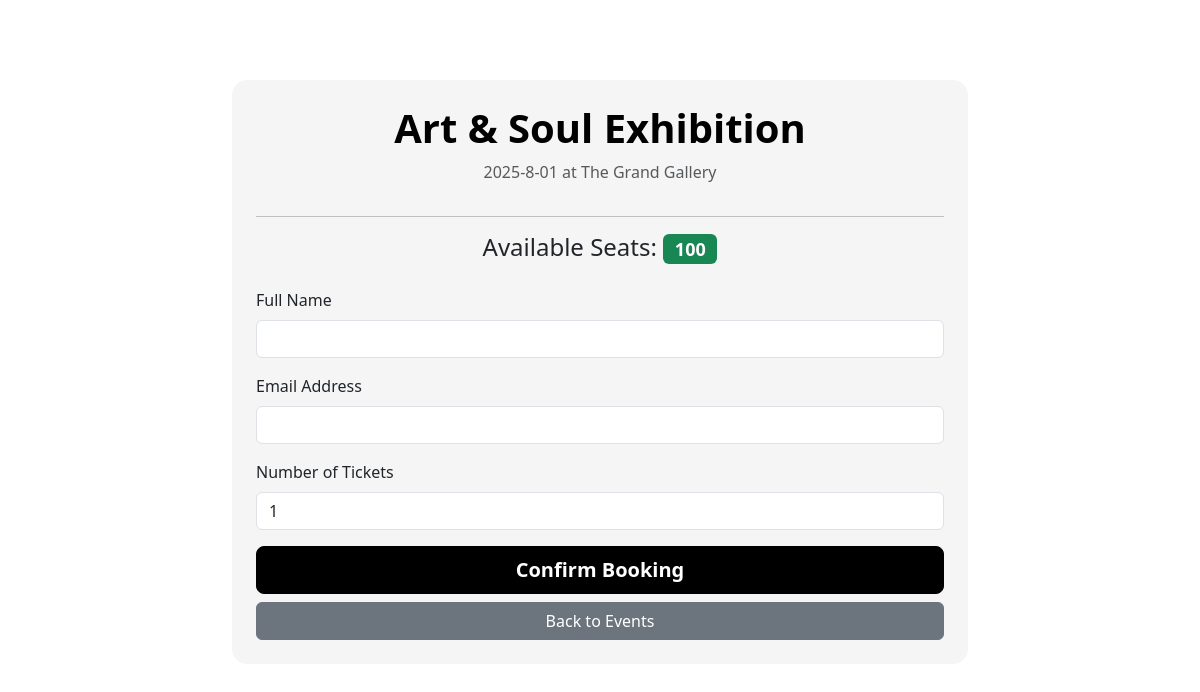
/event/3, run on the app's committed database.
### tables this page shows
CREATE TABLE events (
    id INTEGER PRIMARY KEY AUTOINCREMENT,
    name TEXT NOT NULL,
    date TEXT NOT NULL,
    location TEXT NOT NULL,
    total_seats INTEGER NOT NULL,
    booked_seats INTEGER NOT NULL DEFAULT 0,
    image_url TEXT
);

### app.py (the view)
@app.route('/event/<int:event_id>')
def event(event_id):
    db = get_db()
    cursor = db.cursor()
    cursor.execute("SELECT *, (total_seats - booked_seats) as available_seats FROM events WHERE id = ?", (event_id,))
    event_details = cursor.fetchone()
    if event_details is None or event_details['available_seats'] <= 0:
        return redirect(url_for('index'))
    return render_template('booking.html', event=event_details)

### app.py (called while the page is built)
def get_db():
    db = getattr(g, '_database', None)
    if db is None:
        db = g._database = sqlite3.connect(DATABASE)
        db.row_factory = sqlite3.Row
    return db

@app.teardown_appcontext
def close_connection(exception):
    db = getattr(g, '_database', None)
    if db is not None:
        db.close()

### templates/booking.html (shortened to what this page needs)
<!DOCTYPE html>
<html lang="en">
<head>
    <link href="https://cdn.jsdelivr.net/npm/bootstrap@5.3.2/dist/css/bootstrap.min.css" rel="stylesheet">
    <link rel="stylesheet" href="{{ url_for('static', filename='css/style.css') }}">
</head>
<body>
    <div class="container mt-5">
        <div class="row justify-content-center">
            <div class="col-lg-8 col-md-10">
                <div class="card event-card p-4">
                    <h1 class="card-title text-center">{{ event.name }}</h1>
                    <p class="text-center text-muted">{{ event.date }} at {{ event.location }}</p>
                    <hr>
                    <h4 class="text-center mb-4">Available Seats: <span class="badge bg-success">{{ event.available_seats }}</span></h4>
                    <form action="{{ url_for('book_ticket') }}" method="POST">
                        <div class="mb-3">
                            <label for="user_name" class="form-label">Full Name</label>
                            <input type="text" class="form-control" id="user_name" name="user_name" required>
                        </div>
                        <div class="mb-3">
                            <label for="user_email" class="form-label">Email Address</label>
                            <input type="email" class="form-control" id="user_email" name="user_email" required>
                        </div>
                        <div class="mb-3">
                            <label for="num_tickets" class="form-label">Number of Tickets</label>
                            <input type="number" class="form-control" id="num_tickets" name="num_tickets" min="1" max="{{ event.available_seats }}" value="1" required>
                        </div>
                        <div class="d-grid gap-2">
                            <button type="submit" class="btn btn-primary btn-lg">Confirm Booking</button>
                            <a href="{{ url_for('index') }}" class="btn btn-secondary">Back to Events</a>
                        </div>
                    </form>
                </div>
            </div>
        </div>
    </div>
</body>
</html>

### static/css/style.css (style rules this page uses)
body { background-image: url('/static/images/bg2.png.jpg'); background-size: cover; background-repeat: no-repeat; background-attachment: fixed; background-position: center center; font-family: 'Segoe UI', Tahoma, Geneva, Verdana, sans-serif; color: #fff; }
.container { padding-top: 2rem; padding-bottom: 2rem; }
.event-card { transition: transform 0.3s ease-in-out, box-shadow 0.3s ease-in-out; border: none; border-radius: 15px; overflow: hidden; background-color: whitesmoke; backdrop-filter: blur(5px); }
.card-title { color: black; font-weight: bold; }
.btn-primary { background-color: black; border-color: black; font-weight: bold; transition: background-color 0.2s; }

### data on the page
events: name "Art & Soul Exhibition", date "2025-8-01", location "The Grand Gallery"

### other printed values
{{ event.available_seats }} "100"
